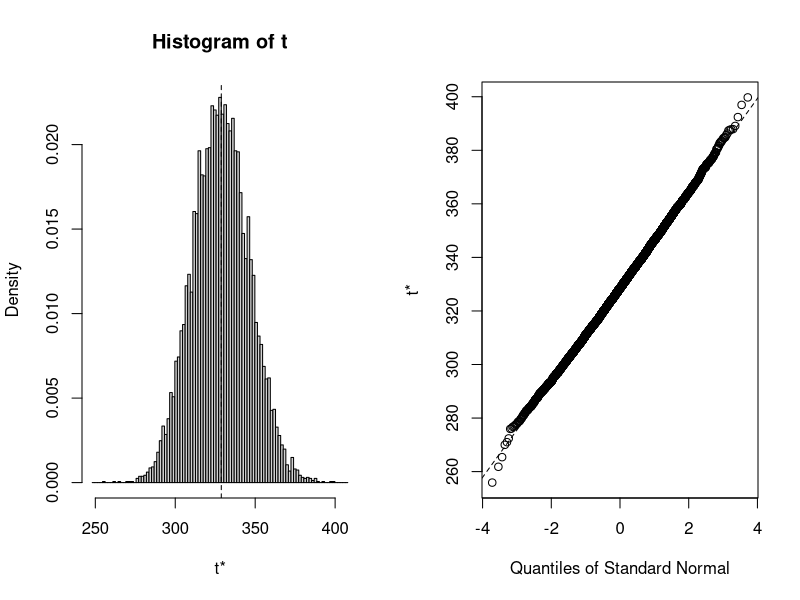
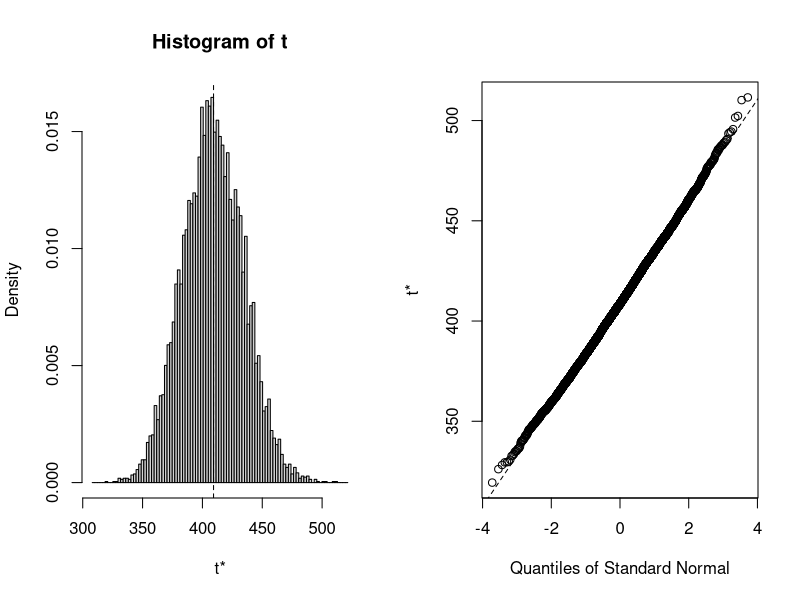
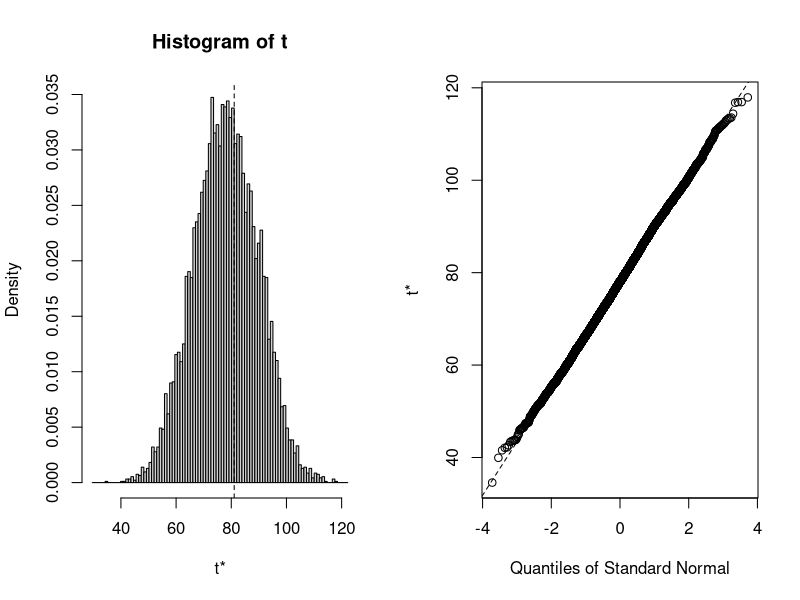
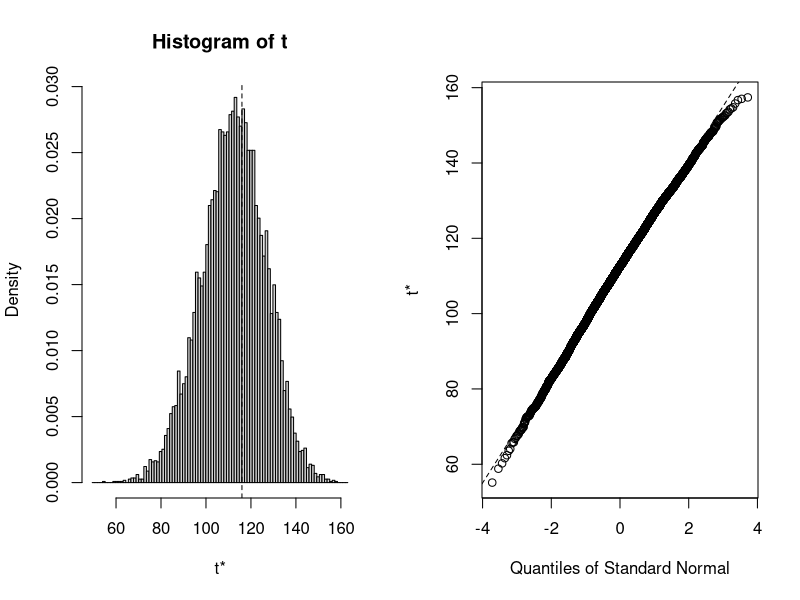
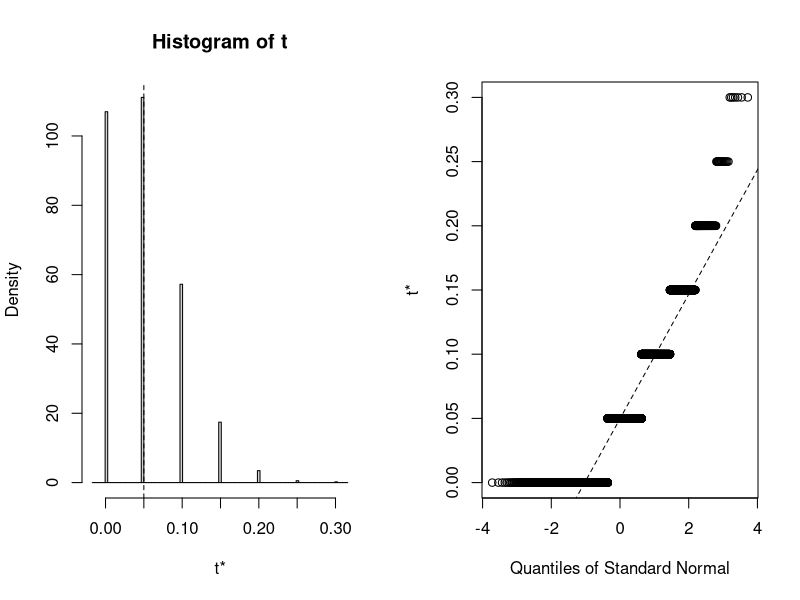
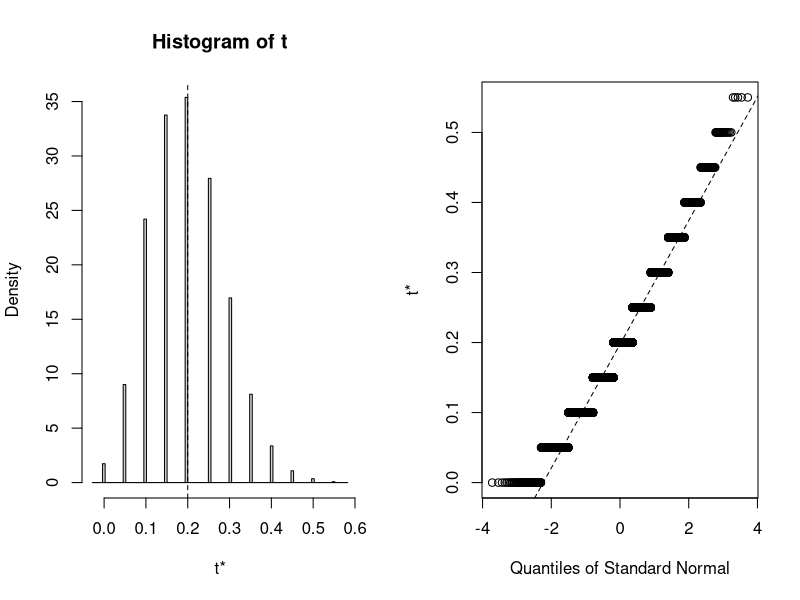

The R script that drew these images, in order:
# ========================================================================================================
# Purpose:      Rscript for cd4 demo.
# Author:       Neumann Chew
# DOC:          01-03-2018
# Topics:       Summary statistics, CI, Bootstrap
# Rpackages:    boot
# Data Source:  cd4.csv
#=========================================================================================================

setwd('D:/Dropbox/data')
data1 <- read.csv('cd4.csv')

# Prop Normal Range = Proportion of Subjects with cd4 count in normal range of 500 to 1500.
table1 <- data.frame('Baseline Standard Statistic' = 1:6, 'Baseline Bootstrap Statistic' = 1:6, 'Year1 Standard Statistic' = 1:6, 'Year1 Bootstrap Statistic' = 1:6)
rownames(table1) <- c('Mean', '95% CI for Mean', 'SD', '95% CI for SD', 'Prop Normal Range', '95% CI for Prop N.R.')
# Convert all column to string as CI is a confidence interval and not one number.
table1 <- data.frame(lapply(table1, as.character))
table1$Baseline.Bootstrap.Statistic <- NA
table1$Year1.Bootstrap.Statistic <- NA

# Standard Mean formula and CI
table1[1, 1] <- mean(data1$Baseline); table1[1,3] <- mean(data1$Year1)
t.test.baseline <- t.test(data1$Baseline, conf.level = 0.95)
table1[2, 1] <- paste(round(t.test.baseline$conf.int[1],2),' to ', round(t.test.baseline$conf.int[2],2))
t.test.year1 <- t.test(data1$Year1, conf.level = 0.95)
table1[2, 3] <- paste(round(t.test.year1$conf.int[1],2),' to ', round(t.test.year1$conf.int[2],2))
remove(list = c('t.test.baseline', 't.test.year1'))

# Standard unbiased SD formula and CI
table1[3, 1] <- round(sd(data1$Baseline),2); table1[3,3] <- round(sd(data1$Year1),2)
# R seems to has no in-built function for the CI of a variance or SD. Let me know if you found one.
df = length(data1$Baseline) - 1
lower = var(data1$Baseline) * df / qchisq(0.05/2, df, lower.tail = F)
upper = var(data1$Baseline) * df / qchisq(1 - 0.05/2, df, lower.tail = F)
table1[4, 1] <- paste(round(sqrt(lower),2),' to ', round(sqrt(upper),2))
df = length(data1$Year1) - 1
lower = var(data1$Year1) * df / qchisq(0.05/2, df, lower.tail = F)
upper = var(data1$Year1) * df / qchisq(1 - 0.05/2, df, lower.tail = F)
table1[4, 3] <- paste(round(sqrt(lower),2),' to ', round(sqrt(upper),2))
remove(list = c('df', 'lower', 'upper'))

# Standard Proportion calculation of subjects with Normal Range cd4 count
table1[5, 1] <- sum(data1$Baseline >= 500 & data1$Baseline <= 1500)/length(data1$Baseline)
table1[5, 3] <- sum(data1$Year1 >= 500 & data1$Year1 <= 1500)/length(data1$Year1)
# Since np < 5, assumption for using normal approx is not satisfied. Use R in-built prop.test().
p.test <- prop.test(x = sum(data1$Baseline >= 500 & data1$Baseline <= 1500), n = length(data1$Baseline), conf.level = 0.95)
table1[6, 1] <- paste(round(p.test$conf.int[1],3),' to ', round(p.test$conf.int[2],3))
p.test <- prop.test(x = sum(data1$Year1 >= 500 & data1$Year1 <= 1500), n = length(data1$Year1), conf.level = 0.95)
table1[6, 3] <- paste(round(p.test$conf.int[1],3),' to ', round(p.test$conf.int[2],3))
remove(p.test)

library(boot)
set.seed(2014)
# Bootstrap the mean
samplemean <- function(data, indices) {
  return(mean(data[indices], na.rm = T))
}
boot.Baseline <- boot(data=data1$Baseline, statistic=samplemean, R=10000)
# view results of bootstrap
boot.Baseline
plot(boot.Baseline)
# 95% BCA confidence interval from Bootstrap of Mean
bci <- boot.ci(boot.Baseline, type="bca", conf = 0.95)
table1[1, 2] <- mean(boot.Baseline$t) # avg of the bootstrap samples
table1[2, 2] <- paste(round(bci$bca[4],2),' to ', round(bci$bca[5],2))

boot.Year1 <- boot(data=data1$Year1, statistic=samplemean, R=10000)
boot.Year1
plot(boot.Year1)
bci <- boot.ci(boot.Year1, type="bca", conf = 0.95)
table1[1, 4] <- mean(boot.Year1$t) # avg of the bootstrap samples
table1[2, 4] <- paste(round(bci$bca[4],2),' to ', round(bci$bca[5],2))

# Bootstrap the SD
sample.sd <- function(data, indices) {
  return(sd(data[indices], na.rm = T))
}
boot.Baseline <- boot(data=data1$Baseline, statistic=sample.sd, R=10000)
# view results of bootstrap
boot.Baseline
plot(boot.Baseline)
# 95% BCA confidence interval from Bootstrap of SD
bci <- boot.ci(boot.Baseline, type="bca", conf = 0.95)
table1[3, 2] <- round(mean(boot.Baseline$t),2) # avg of the bootstrap samples
table1[4, 2] <- paste(round(bci$bca[4],2),' to ', round(bci$bca[5],2))

boot.Year1 <- boot(data=data1$Year1, statistic=sample.sd, R=10000)
boot.Year1
plot(boot.Year1)
bci <- boot.ci(boot.Year1, type="bca", conf = 0.95)
table1[3, 4] <- mean(boot.Year1$t) # avg of the bootstrap samples
table1[4, 4] <- paste(round(bci$bca[4],2),' to ', round(bci$bca[5],2))

# Bootstrap the Proportion
sample.prop <- function(data, indices) {
  prop <- sum(data[indices] >= 500 & data[indices] <= 1500)/length(data[indices])
  return(prop)
}
boot.Baseline <- boot(data=data1$Baseline, statistic=sample.prop, R=10000)
# view results of bootstrap
boot.Baseline
plot(boot.Baseline)
# 95% BCA confidence interval from Bootstrap of prop
bci <- boot.ci(boot.Baseline, type="bca", conf = 0.95)
table1[5, 2] <- mean(boot.Baseline$t) # avg of the bootstrap samples
table1[6, 2] <- paste(round(bci$bca[4],2),' to ', round(bci$bca[5],2))

boot.Year1 <- boot(data=data1$Year1, statistic=sample.prop, R=10000)
boot.Year1
plot(boot.Year1)
bci <- boot.ci(boot.Year1, type="bca", conf = 0.95)
table1[5, 4] <- mean(boot.Year1$t) # avg of the bootstrap samples
table1[6, 4] <- paste(round(bci$bca[4],3),' to ', round(bci$bca[5],3))

remove(list = c('bci', 'boot.Baseline', 'boot.Year1'))

